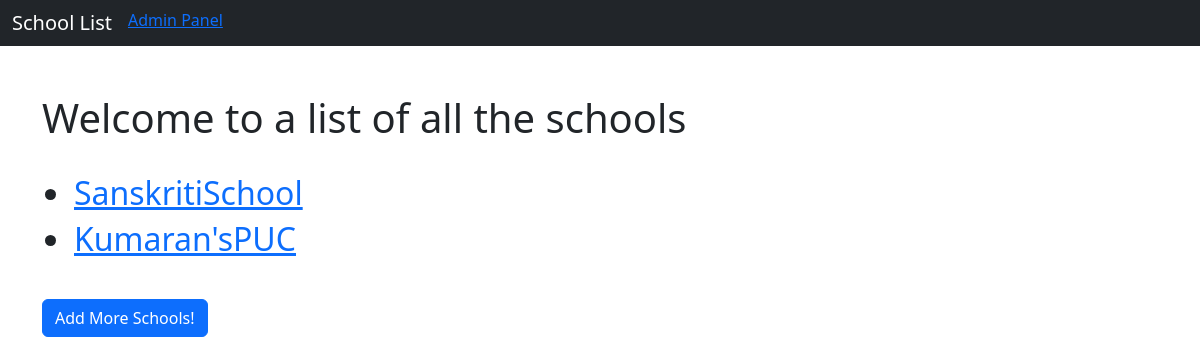
/myapp/, run on an earlier commit of the app's database.
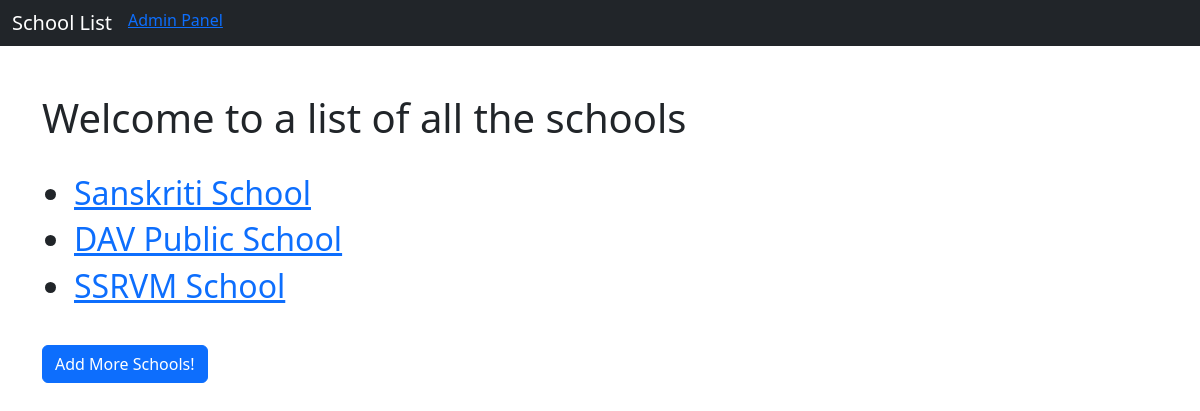
And on a later commit of the database.
### myapp/models.py (models this page shows, shortened)
class School(models.Model):
    name = models.CharField(max_length=265)
    principal = models.CharField(max_length=265)
    location = models.CharField(max_length=265)

### myapp/views.py (the view)
class SchoolListView(ListView):
    def __init__(self):
        print("List was called!")
    context_object_name = 'schools'
    model = models.School

### myapp/templates/myapp/school_list.html (shortened to what this page needs)
{% extends 'myapp/myapp_base.html' %}
{% block body %}
    <br><br>
    <h1>Welcome to a list of all the schools</h1>
    <br>
    <ul>
        {% for school in schools %}
            <h2>
                <li>
                    <a href="{{school.id}}">
                        {{school.name}}
                    </a>
                </li>
            </h2>
        {% endfor %}
    </ul>
    <br>
    <a class = 'btn btn-primary' href={% url 'myapp:create' %}>Add More Schools!</a>
{% endblock %}

### myapp/templates/myapp/myapp_base.html (shortened to what this page needs)
<!DOCTYPE html>
<html lang="en">
<head>
    <link href="https://cdn.jsdelivr.net/npm/bootstrap@5.3.0-alpha1/dist/css/bootstrap.min.css" rel="stylesheet">
</head>
<body>
    <nav class="navbar navbar-expand-sm bg-dark navbar-dark">
        <div class="container-fluid">
          <ul class="navbar-nav">
            <li><a href="{% url 'myapp:list' %}" class="navbar-brand">School List</a></li>
            <li><a href="{% url 'admin:index' %}" class="navbar-link">Admin Panel</a></li>
          </ul>
        </div>
    </nav>
    <div class="container">
        {% block body %}
        {% endblock %}
    </div>
</body>
</html>

What changed in the data, as far as the page shows it:
removed School: name "Kumaran'sPUC"
changed School: name "SanskritiSchool" → "Sanskriti School"
added School: name "DAV Public School"
added School: name "SSRVM School"
